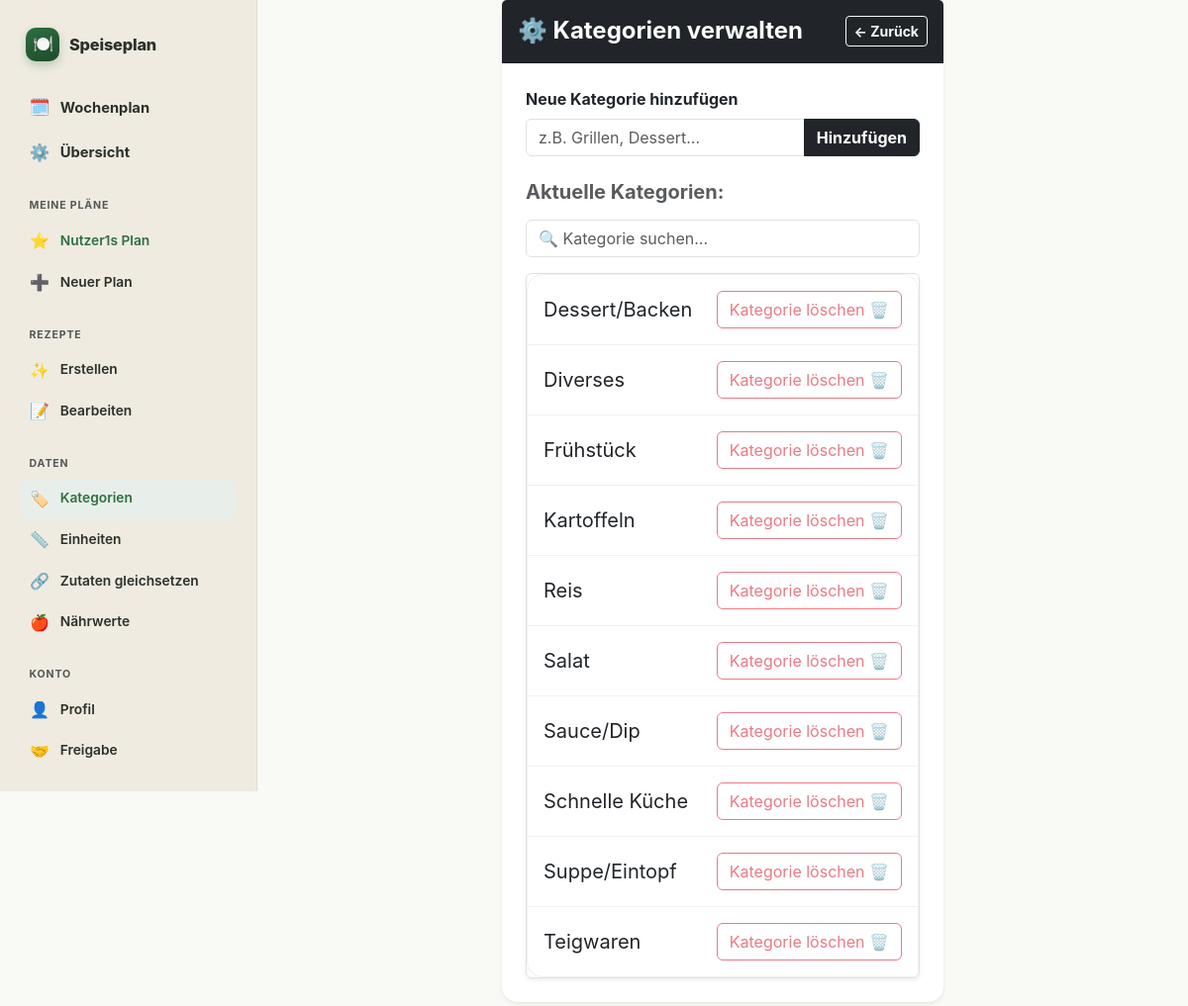
The page /manage/categories (signed in) on the database its author committed.
### models.py (models this page shows)
class PlanMembership(db.Model):
    id = db.Column(db.Integer, primary_key=True)
    plan_id = db.Column(db.Integer, db.ForeignKey('plan.id'), nullable=False, index=True)
    user_id = db.Column(db.Integer, db.ForeignKey('user.id'), nullable=False, index=True)
    is_starred = db.Column(db.Boolean, default=False, nullable=False)
    show_in_week_overview = db.Column(db.Boolean, default=True, nullable=False)
    __table_args__ = (db.UniqueConstraint('plan_id', 'user_id', name='uq_plan_membership_plan_id_user_id'),)
    plan = db.relationship('Plan')
    user = db.relationship('User')

class Plan(db.Model):
    id = db.Column(db.Integer, primary_key=True)
    name = db.Column(db.String(100), nullable=False)
    owner_user_id = db.Column(db.Integer, db.ForeignKey('user.id'), nullable=False)
    created_at = db.Column(db.DateTime, default=db.func.now())
    owner = db.relationship('User', foreign_keys=[owner_user_id])

class Category(db.Model):
    id = db.Column(db.Integer, primary_key=True)
    plan_id = db.Column(db.Integer, db.ForeignKey('plan.id'), nullable=False, index=True)
    name = db.Column(db.String(50), nullable=False)
    __table_args__ = (db.UniqueConstraint('plan_id', 'name', name='uq_category_plan_id_name'),)

### routes/categories.py (the view)
@categories_bp.route('/manage/categories')
def category_manage_view():
    user = current_user()
    plan_id = selected_plan_id(request.args, user)
    categories = Category.query.filter_by(plan_id=plan_id).order_by(Category.name).all()
    return render_template(
        'category_manage.html', categories=categories, plan_id=plan_id,
        user_plans=user_plan_memberships(user),
    )

### app.py (called while the page is built)
@app.before_request
def require_login():
    if request.endpoint is None or request.endpoint in ('auth.login', 'auth.register', 'static'):
        return None
    if current_user() is None:
        return redirect(url_for('auth.login', next=request.path))
    if current_plan() is None and request.endpoint not in ZERO_PLAN_ALLOWED_ENDPOINTS:
        return redirect(url_for('plan.index'))
    return None

@app.after_request
def set_security_headers(response):
    response.headers['X-Content-Type-Options'] = 'nosniff'
    response.headers['X-Frame-Options'] = 'DENY'
    response.headers['Referrer-Policy'] = 'same-origin'
    response.headers['Permissions-Policy'] = 'geolocation=(), camera=(), microphone=()'
    response.headers['Content-Security-Policy'] = (
        "default-src 'self'; "
        "script-src 'self' 'unsafe-inline'; "
        "style-src 'self' 'unsafe-inline'; "
        "img-src 'self' data:; "
        "frame-ancestors 'none'; "
        "base-uri 'self'; "
        "form-action 'self'"
    )
    return response

@app.context_processor
def inject_css_version():
    css_path = os.path.join(app.static_folder, 'style.css')
    try:
        css_version = int(os.path.getmtime(css_path))
    except OSError:
        css_version = 0
    return {'css_version': css_version}

@app.context_processor
def inject_current_user_and_plans():
    user = current_user()
    if user is None:
        return {'nav_current_user': None, 'nav_current_plan': None, 'nav_user_plans': []}
    return {
        'nav_current_user': user,
        'nav_current_plan': current_plan(),
        'nav_user_plans': user_plan_memberships(user),
    }

@app.context_processor
def inject_shopping_categories():
    return {
        'shopping_categories': SHOPPING_CATEGORIES,
        'shopping_uncategorized': UNCATEGORIZED,
        'pantry_categories': sorted(PANTRY_CATEGORIES),
    }

@app.context_processor
def inject_ingredient_aliases():
    plan = current_plan()
    return {'ingredient_aliases': get_all_aliases(plan.id) if plan else {}}

@app.context_processor
def inject_ingredient_nutrition():
    plan = current_plan()
    return {'ingredient_nutrition': get_all_nutrition_entries(plan.id) if plan else {}}

### services/auth.py (called while the page is built)
def current_user():
    if 'user_id' not in session:
        return None
    if not hasattr(g, '_current_user'):
        g._current_user = User.query.get(session['user_id'])
        if g._current_user is None:
            session.clear()
    return g._current_user

### templates/category_manage.html (shortened to what this page needs)
{% extends 'base.html' %}
{% block content %}
<div class="row justify-content-center">
    <div class="col-12 col-md-6">
        <div class="card shadow-sm border-0">
            <div class="card-header bg-dark text-white py-3 d-flex justify-content-between align-items-center">
                <h4 class="card-title mb-0 fw-bold">⚙️ Kategorien verwalten</h4>
                <a href="/manage" class="btn btn-sm btn-outline-light fw-bold"><- Zurück</a>
            </div>
            <div class="card-body p-4">
                <form action="/add-category" method="POST" class="mb-4">
                    <label class="form-label fw-bold">Neue Kategorie hinzufügen</label>
                    <div class="input-group">
                        <input type="text" name="category_name" class="form-control" placeholder="z.B. Grillen, Dessert..." required>
                        <button type="submit" class="btn btn-dark fw-bold">Hinzufügen</button>
                    </div>
                </form>
                <h5 class="fw-bold mb-3 text-muted">Aktuelle Kategorien:</h5>
                {% if categories %}
                <input type="text" id="categoryFilter" class="form-control mb-3" placeholder="🔍 Kategorie suchen..." autocomplete="off">
                {% endif %}
                <div class="list-group shadow-sm rounded border">
                    {% for cat in categories %}
                    <div class="list-group-item d-flex justify-content-between align-items-center py-3 category-list-row" data-name="{{ cat.name|lower }}">
                        <span class="fs-5">{{ cat.name }}</span>
                        <form action="/delete-category/{{ cat.id }}" method="POST" class="m-0">
                            <button type="submit" class="btn btn-outline-danger" {% if cat.recipes %}disabled title="Enthält noch Rezepte"{% endif %}>
                                Kategorie löschen 🗑️
                            </button>
                        </form>
                    </div>
                    {% endfor %}
                </div>
            </div>
        </div>
    </div>
</div>
{% endblock %}

### templates/base.html (shortened to what this page needs)
<!DOCTYPE html>
<html lang="de">
<head>
    <link rel="stylesheet" href="{{ url_for('static', filename='bootstrap.min.css') }}" type="text/css">
    <link rel="stylesheet" href="{{ url_for('static', filename='style.css') }}?v={{ css_version }}" type="text/css">
</head>
<body>
    <div class="app-shell">
        <aside class="app-rail">
            <a class="rail-brand" href="/">
                <span class="mark">🍽️</span>
                <span class="name">Speiseplan</span>
            </a>
            <div class="nav-primary">
                <a class="nav-link {% if request.path == '/' or request.path.startswith('/plan') %}active{% endif %}" href="/"><span class="ic">🗓️</span>Wochenplan</a>
                <a class="nav-link {% if request.path == '/manage' %}active{% endif %}" href="/manage"><span class="ic">⚙️</span>Übersicht</a>
            </div>
            <div class="rail-section">
                <div class="rail-label">Meine Pläne</div>
                {% for membership in nav_user_plans %}
                <form method="POST" action="{{ url_for('auth.switch_plan', plan_id=membership.plan_id) }}">
                    <button type="submit" class="rail-link w-100 text-start border-0 bg-transparent {% if nav_current_plan and membership.plan_id == nav_current_plan.id %}active{% endif %}">
                        <span class="ic">{{ '⭐' if membership.is_starred else '📋' }}</span>{{ membership.plan.name }}
                    </button>
                </form>
                {% endfor %}
                <button type="button" class="rail-link w-100 text-start border-0 bg-transparent" data-bs-toggle="modal" data-bs-target="#createPlanModal">
                    <span class="ic">➕</span>Neuer Plan
                </button>
            </div>
            <div class="rail-section">
                <div class="rail-label">Rezepte</div>
                <a class="rail-link {% if request.path == '/manage/recipe/create' %}active{% endif %}" href="/manage/recipe/create"><span class="ic">✨</span>Erstellen</a>
                <a class="rail-link {% if request.path == '/manage/recipe/edit-list' or request.path.startswith('/manage/recipe/edit/') %}active{% endif %}" href="/manage/recipe/edit-list"><span class="ic">📝</span>Bearbeiten</a>
            </div>
            <div class="rail-section">
                <div class="rail-label">Daten</div>
                <a class="rail-link {% if request.path == '/manage/categories' %}active{% endif %}" href="/manage/categories"><span class="ic">🏷️</span>Kategorien</a>
                <a class="rail-link {% if request.path == '/manage/units' %}active{% endif %}" href="/manage/units"><span class="ic">📏</span>Einheiten</a>
                <a class="rail-link {% if request.path == '/manage/ingredient-aliases' %}active{% endif %}" href="/manage/ingredient-aliases"><span class="ic">🔗</span>Zutaten gleichsetzen</a>
                <a class="rail-link {% if request.path == '/manage/ingredient-nutrition' %}active{% endif %}" href="/manage/ingredient-nutrition"><span class="ic">🍎</span>Nährwerte</a>
            </div>
            <div class="rail-section">
                <div class="rail-label">Konto</div>
                <a class="rail-link {% if request.path == '/manage/account' %}active{% endif %}" href="/manage/account"><span class="ic">👤</span>Profil</a>
                <a class="rail-link {% if request.path == '/manage/sharing' %}active{% endif %}" href="/manage/sharing"><span class="ic">🤝</span>Freigabe</a>
            </div>
        </aside>
        <div class="app-content">
            <div class="container pb-5">
                {% block content %}{% endblock %}
            </div>
        </div>
    </div>
</body>
</html>

### static/style.css (style rules this page uses)
:root { --primary-food: #2E6F40; --primary-dark: #1E4A2A; --accent-warm: #F4C430; --bg-warm: #F9F9F6; --text-dark: #2B302A; --radius-main: 1rem; --card-bg: #ffffff; --border-subtle: #F1F1EE; --scrollbar-thumb: #D1D1CB; --highlight-bg: #E8EFEA; --excluded-bg: #eeeeee; --rail-bg: #EFEBE1; --rail-border: #E2DCCB; }
body { font-family: 'Plus Jakarta Sans', sans-serif; background-color: var(--bg-warm); color: var(--text-dark); }
.app-shell { display: grid; grid-template-columns: 260px 1fr; min-height: 100vh; }
.app-content { min-width: 0; }
.app-rail { background: var(--rail-bg); border-right: 1px solid var(--rail-border); padding: 1.75rem 1.25rem 1.5rem; display: flex; flex-direction: column; position: sticky; top: 0; height: 100vh; overflow-y: auto; }
.rail-brand { display: flex; align-items: center; gap: 0.6rem; padding: 0 0.4rem; margin-bottom: 1.6rem; text-decoration: none; color: var(--text-dark); }
.rail-brand .mark { width: 34px; height: 34px; border-radius: 10px; background: linear-gradient(155deg, var(--primary-food), var(--primary-dark)); display: flex; align-items: center; justify-content: center; font-size: 1.05rem; box-shadow: 0 4px 10px rgba(46, 111, 64, 0.28); flex-shrink: 0; }
.rail-brand .name { font-weight: 800; font-size: 1.02rem; letter-spacing: -0.01em; }
.nav-primary { margin-bottom: 1.4rem; }
.nav-link { display: flex; align-items: center; gap: 0.65rem; padding: 0.55rem 0.6rem; border-radius: 10px; color: var(--text-dark) !important; text-decoration: none; font-weight: 700; font-size: 0.92rem; margin-bottom: 0.15rem; }
.nav-link .ic { font-size: 1.05rem; width: 1.3rem; text-align: center; flex-shrink: 0; }
.rail-section { margin-bottom: 1.5rem; }
.rail-label { font-size: 0.66rem; font-weight: 700; letter-spacing: 0.08em; text-transform: uppercase; color: var(--bs-secondary-color); padding: 0 0.6rem; margin-bottom: 0.45rem; }
.rail-link { display: flex; align-items: center; gap: 0.65rem; padding: 0.5rem 0.6rem; border-radius: 10px; color: var(--text-dark); text-decoration: none; font-weight: 600; font-size: 0.86rem; margin-bottom: 0.1rem; }
.rail-link .ic { font-size: 1rem; width: 1.3rem; text-align: center; flex-shrink: 0; }
.rail-link.active { background: var(--highlight-bg); color: var(--primary-food); }
.card { border: none !important; border-radius: var(--radius-main); box-shadow: 0 8px 24px rgba(0, 0, 0, 0.04); background-color: var(--card-bg); }
.list-group-item { border-color: var(--border-subtle) !important; transition: background-color 0.2s ease; }
.list-group-item:first-child { border-top-left-radius: var(--radius-main) !important; border-top-right-radius: var(--radius-main) !important; }
.list-group-item:last-child { border-bottom-left-radius: var(--radius-main) !important; }

### templates/base.html (style rules this page uses)
body { font-family: -apple-system, BlinkMacSystemFont, "Segoe UI", Roboto, Helvetica, Arial, sans-serif; }

### rows shown on the page
PlanMembership: is_starred "⭐", plan.name "Nutzer1s Plan"
Category: name "Dessert/Backen"
Category: name "Diverses"
Category: name "Frühstück"
Category: name "Kartoffeln"
Category: name "Reis"
Category: name "Salat"
Category: name "Sauce/Dip"
Category: name "Schnelle Küche"
Category: name "Suppe/Eintopf"
Category: name "Teigwaren"
